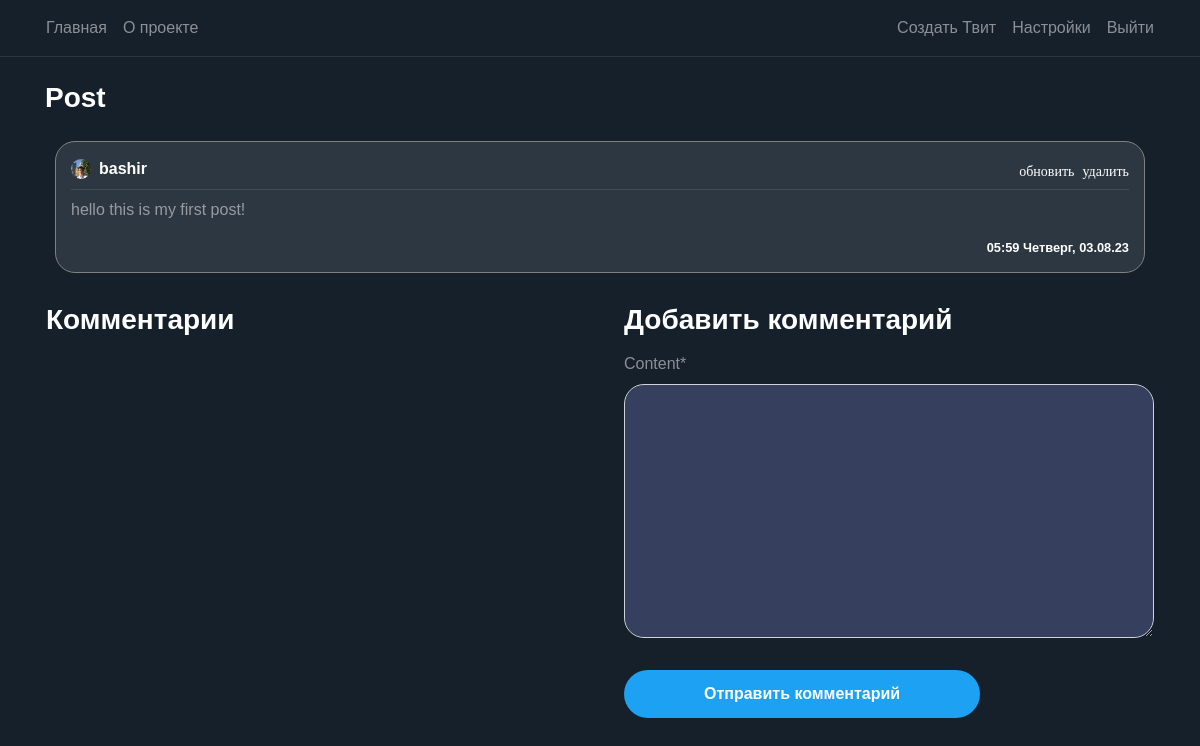
The app's page /post/1/ (signed in) with its own data.
### blog/models.py (models this page shows, shortened)
class Post(models.Model):
    content = models.TextField(max_length=1000)
    date_posted = models.DateTimeField(default=timezone.now)
    author = models.ForeignKey(User, on_delete=models.CASCADE)
    likes= models.IntegerField(default=0)
    dislikes= models.IntegerField(default=0)

### users/models.py (models this page shows, shortened)
class Profile(models.Model):
    user = models.OneToOneField(User, on_delete=models.CASCADE)
    image = models.ImageField(default='default.png', upload_to='profile_pics')

### blog/views.py (the view)
# urls.py: path('post/<int:pk>/', PostDetailView.as_view(), name='post-detail'),
class PostDetailView(DetailView):
    model = Post
    template_name = 'blog/post_detail.html'
    context_object_name = 'post'
    def get_context_data(self, **kwargs):
        data = super().get_context_data(**kwargs)
        comments_connected = Comment.objects.filter(post_connected=self.get_object()).order_by('-date_posted')
        data['comments'] = comments_connected
        data['form'] = NewCommentForm(instance=self.request.user)
        return data
    def post(self, request, *args, **kwargs):
        new_comment = Comment(content=request.POST.get('content'),
                              author=self.request.user,
                              post_connected=self.get_object())
        new_comment.save()
        return self.get(self, request, *args, **kwargs)

### blog/forms.py
class NewCommentForm(forms.ModelForm):
    class Meta:
        model = Comment
        fields = ['content']

### blog/templates/blog/post_detail.html (shortened to what this page needs)
{% extends "blog/base.html" %}
{% load crispy_forms_tags %}
{% block content %}
<div class="container">
    <h3 class="white-important mb-3">
        Post
    </h3>
   <article class="media content-section">
        <div style="width: 100%; word-break: break-all;" class="hovered-tweet-comment">
            <div class="pb-2 row m-0 " style="width: 100%; margin-right: 0 !important;">
               <div
                       style="padding-left: 0px !important;"
                       class="col-8 no-padding d-flex align-items-center">
                   <img
                       class="rounded-circle mr-2"
                       style="width: 20px; height: 20px;"
                       src="{{ post.author.profile.image.url }}">
                   <a class="mr-2 white-important" href="{% url 'user-posts' post.author %}">
                       {{ post.author }}
                   </a>
               </div>
               <div class="col-4 d-flex flex-row-reverse no-padding align-items-center"
                    style="padding-right: 0 !important;">
                   {% if post.author == user %}
                        <a class="material-icons ml-2"
                           style="font-size: 14px"
                                href="{% url 'post-delete' post.id %}">удалить</a>
                        <a class="material-icons ml-2"
                           style="font-size: 14px"
                                href="{% url 'post-update' post.id %}">обновить</a>
                    {%  endif %}
               </div>
           </div>
            <div
                    class="mb-2 "
                    style="width: 100%; height: 1px; background-color: rgba(255, 255, 255, 0.1)"></div>
            <a style="color: rgba(255, 255, 255, 0.5) !important;">
                <p>
                    {{ post.content }}
                </p>
                <small
                    class="white-important d-flex full-width flex-row-reverse">
                    {{ post.date_posted | date:"H:i l, d.m.y" }}
                </small>
            </a>
        </div>
   </article>
    <div class="row pl-3">
        <div class="col-12 col-md-6 pl-0">
         <h3 class="white-important mb-3">
             Комментарии
         </h3>
        </div>
        {% if user is not None %}
            <div class="col-12 col-md-6 pl-0 pl-md-3 pr-3">
                <h3 class="white-important mb-3">
                    Добавить комментарий
                </h3>
                <form method="POST">
                    <fieldset class="form-group">
                        {{ form | crispy }}
                    </fieldset>
                    <div class="form-group">
                        <button class="btn btn-outline-primary" type="submit">Отправить комментарий</button>
                    </div>
                </form>
            </div>
        {% endif %}
    </div>
  </div>
{% endblock content %}

### blog/static/blog/main.css (style rules this page uses)
:root { --muted-color: rgba(255, 255, 255, 0.5); }
body { background: #15202b; color: var(--muted-color); margin-top: 5rem; }
h1, h2, h3, h4, h5, h6 { color: var(--muted-color); }
.content-section { padding: 10px 10px; margin-bottom: 20px; }
.no-padding { padding: 0 !important; }
a { color: white; text-underline: none; text-decoration: none !important; }
article { border-radius: 4px; }
.white-important { color: white; font-weight: bold; }
.full-width { width: 100% }
.btn-outline-primary { border-color: white; color: white !important; padding: 12px 80px 12px 80px; font-weight: bold; background-color: #1da1f2; border:0; border-radius: 25px; }
.form-control { background-color: #36405e !important; color: var(--muted-color) !important; box-shadow: 0 0 0 0 !important; border-radius: 20px !important; }
.hovered-tweet-comment { background-color: #2d3741 !important; padding:15px; border-radius: 20px; border:1px solid grey; }

### blog/static/blog/style.css (style rules this page uses)
body { font-family: Arial, Helvetica, sans-serif; height: 100vh; margin: 0; padding: 0; }

### records on screen
Post: author.profile.image (picture), author "bashir", content "hello this is my first post!", date_posted "05:59 Четверг, 03.08.23"
